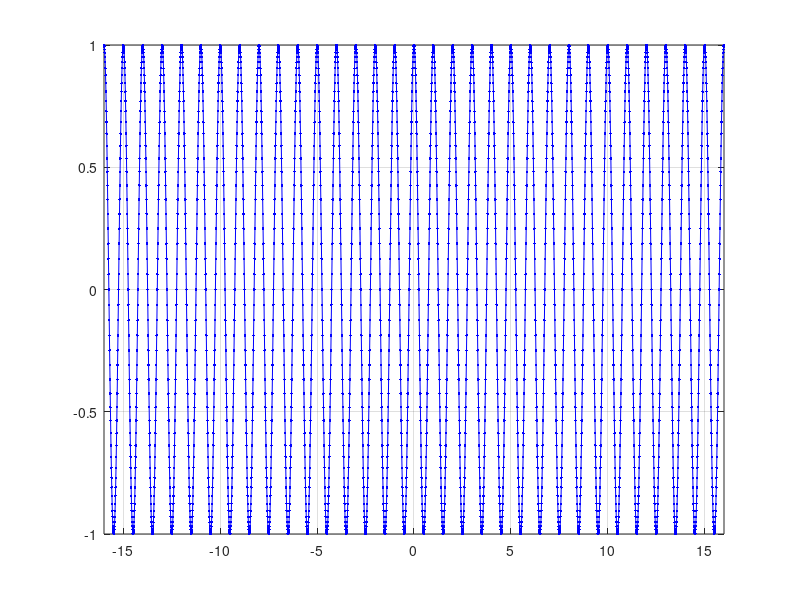
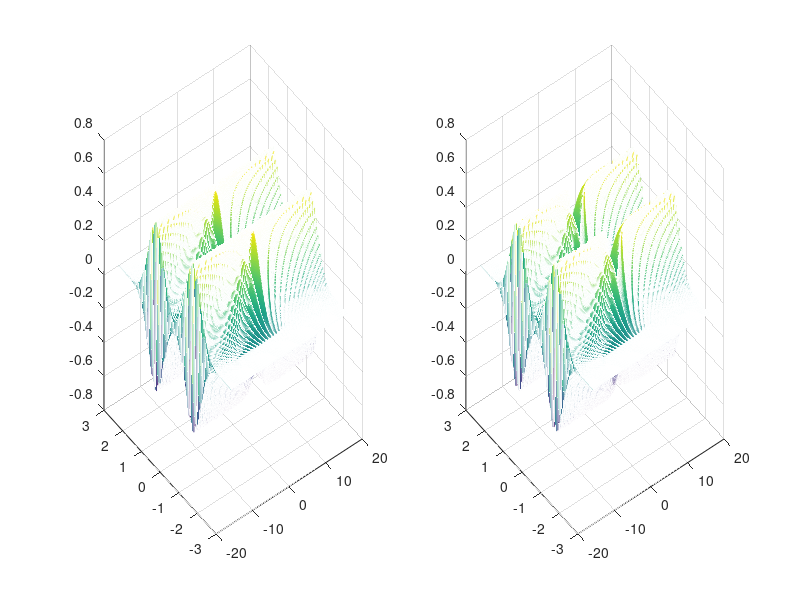

Source code (MATLAB) for these figures, in order: (Note: a time limit stopped this script after it produced the figures.)
% m-plik skryptowy: eksperyment_z_transformata_Gabora.m
%
% Teoria sygnalow
% Elektronika
% AGH 
% 
% Opracowanie: P.Korohoda, 11/01/2023

clc; clear; close all;

% wstep (dla pewności):
x=0:3
y=(-1:4)'
A=x+y

% eksperyment wlasciwy:
dt=1e-2; t=-16:dt:16; f0=1;
x=cos(2*pi*f0*t);
df=1e-2; f=-3:df:3; f=f';
XG1=(1/2)*( exp(-pi*(f+f0).^2).*exp(-j*2*pi*(f+f0)*t) + exp(-pi*(f-f0).^2).*exp(-j*2*pi*(f-f0)*t)); % wzór wstępny:
XG2=exp(-pi*(f.^2+f0^2+2*j*f*t)).*cosh(2*pi*f0*(f+j*t)); % wzór "zwinięty":

porownanie=max(abs(XG1(:)-XG2(:)))

    figure(1);
        plot(t,x,'b.-'); grid on;
            xlim([t(1),t(end)]);
    figure(2);
        subplot(1,2,1); mesh(t,f,real(XG2)); grid on;
        subplot(1,2,2); mesh(t,f,imag(XG2)); grid on;
    figure(3);
        subplot(1,2,1); mesh(t,f,abs(XG2)); grid on;
        subplot(1,2,2); mesh(t,f,angle(XG2)/pi); grid on;
        
% opisy wykresów proszę uzupełnić samodzielnie;        

% Pytanie do przemyślenia: czy na pewno wszystko tu się zgadza?

% EOF        
